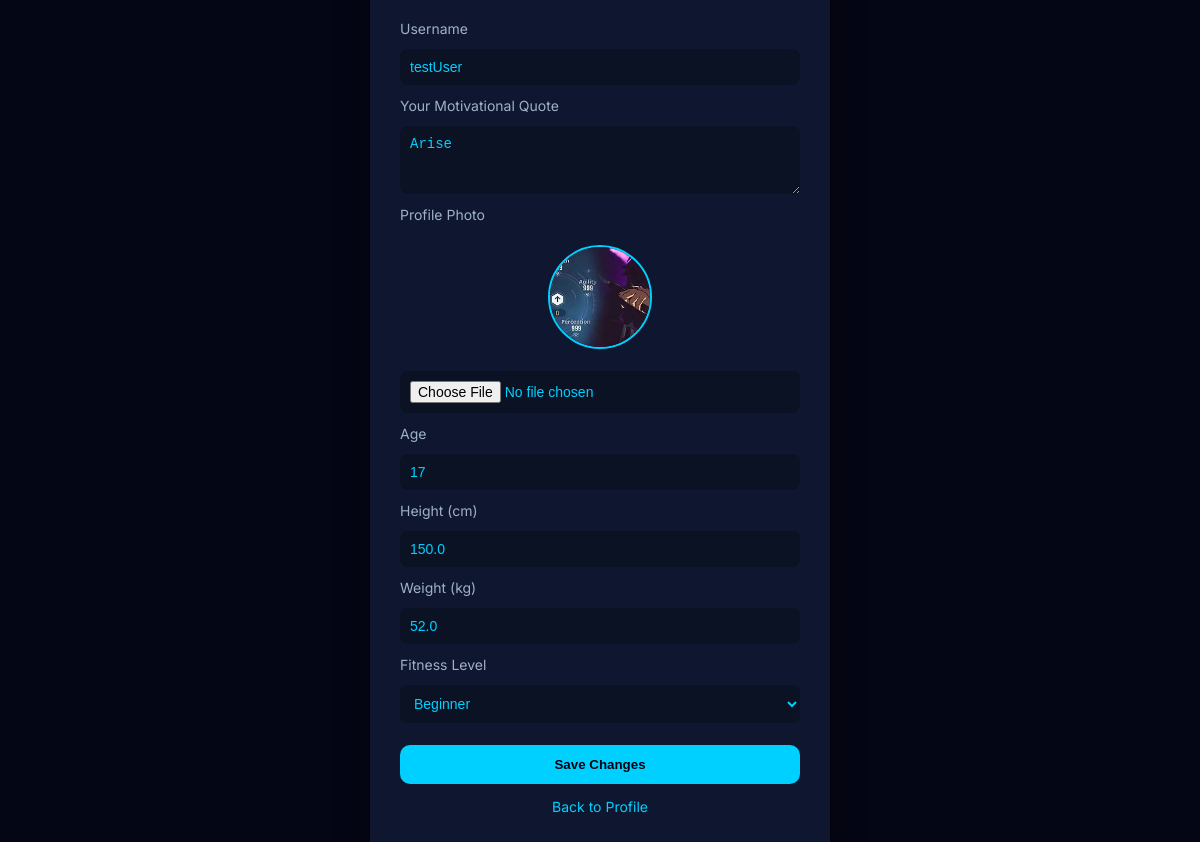
The page /edit-profile (signed in) on the database its author committed.
### app.py (models this page shows)
class User(db.Model, UserMixin):
    id = db.Column(db.Integer, primary_key=True)
    username = db.Column(db.String(100), nullable=False, unique=True)
    password = db.Column(db.String(200), nullable=False)
    profile_pic = db.Column(db.String(200), nullable=True)
    quote = db.Column(db.String(300), nullable=False, default="Stay focused. Keep leveling up.")
    rank = db.Column(db.String(50), default="Bronze")
    level = db.Column(db.Integer, default=1)
    points = db.Column(db.Integer, default=0)
    strength = db.Column(db.Integer, default=50)
    health = db.Column(db.Integer, default=50)
    growth = db.Column(db.Integer, default=50)
    wisdom = db.Column(db.Integer, default=50)
    finance = db.Column(db.Integer, default=50)
    age = db.Column(db.Integer, nullable=True)
    height_cm = db.Column(db.Float, nullable=True)
    weight_kg = db.Column(db.Float, nullable=True)
    fitness_level = db.Column(db.String(50), default="Beginner")
    last_daily_quest = db.Column(db.DateTime, default=None)
    last_weekly_quest = db.Column(db.DateTime, default=None)
    last_monthly_quest = db.Column(db.DateTime, default=None)

### app.py (the view, shortened to what this page needs)
@app.route("/edit-profile", methods=["GET", "POST"])
@login_required
def edit_profile():
    return render_template("dashboard/edit_profile.html", user=current_user)

### app.py (called while the page is built)
@login_manager.user_loader
def load_user(user_id):
    return User.query.get(int(user_id))

### templates/dashboard/edit_profile.html (shortened to what this page needs)
<!DOCTYPE html>
<html lang="en">
<head>
</head>
<body>
  <div class="edit-box">
    <form action="{{ url_for('edit_profile') }}" method="POST" enctype="multipart/form-data">
      <label>Username</label>
      <input type="text" name="username" value="{{ user.username }}" required>
      <label>Your Motivational Quote</label>
      <textarea name="quote" rows="3" required>{{ user.quote }}</textarea>
      <label>Profile Photo</label>
      {% if user.profile_pic %}
        <img src="{{ url_for('static', filename='uploads/' + user.profile_pic) }}" alt="Profile Picture" class="profile-pic-preview">
      {% endif %}
      <input type="file" name="profile_pic" accept="image/*">
      <label>Age</label>
      <input type="number" name="age" value="{{ user.age or '' }}" min="0">
      <label>Height (cm)</label>
      <input type="number" name="height_cm" value="{{ user.height_cm or '' }}" step="0.1">
      <label>Weight (kg)</label>
      <input type="number" name="weight_kg" value="{{ user.weight_kg or '' }}" step="0.1">
      <label>Fitness Level</label>
      <select name="fitness_level">
        <option value="Beginner" {% if user.fitness_level=='Beginner' %}selected{% endif %}>Beginner</option>
      </select>
      <button type="submit">Save Changes</button>
    </form>
    <div class="extra-links">
      <p><a href="{{ url_for('profile') }}">Back to Profile</a></p>
    </div>
  </div>
</body>
</html>

### templates/dashboard/edit_profile.html (style rules this page uses)
:root { --bg: #050615; --panel: #0f1630; --card: #0a1224; --accent: #00d0ff; --muted: #9fb2c4; --alert: #ff8fa3; --font-primary: 'Inter', sans-serif; --radius-xl: 12px; }
body, html { margin: 0; padding: 0; width: 100%; height: 100%; font-family: var(--font-primary); background: var(--bg); color: var(--accent); display: flex; justify-content: center; align-items: center; }
.edit-box { background: var(--panel); padding: 30px; border-radius: var(--radius-xl); width: 400px; box-shadow: 0 10px 30px rgba(0,0,0,0.6); }
form { display: flex; flex-direction: column; gap: 12px; }
label { font-size: 14px; color: var(--muted); }
input, textarea, select { padding: 10px; border-radius: 8px; border: none; background: var(--card); color: var(--accent); font-size: 14px; outline: none; }
button { margin-top: 10px; padding: 12px; border: none; border-radius: 10px; background: var(--accent); color: #001; font-weight: 700; cursor: pointer; }
.profile-pic-preview { display: block; margin: 10px auto; width: 100px; height: 100px; border-radius: 50%; object-fit: cover; border: 2px solid var(--accent); }
.extra-links { text-align: center; margin-top: 12px; font-size: 14px; color: var(--muted); }
.extra-links a { color: var(--accent); text-decoration: none; }

### rows shown on the page
User: username "testUser", quote "Arise", profile_pic (picture), age "17", height_cm "150.0", weight_kg "52.0", fitness_level "Beginner"
